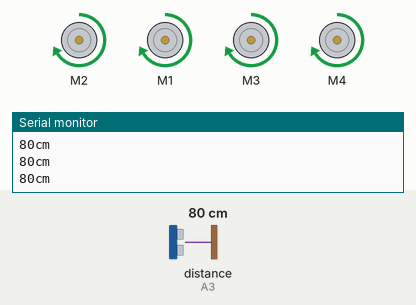
A sketch run on a simulated Arduino Uno, built with avr-gcc and run on an emulated ATmega328P. Parts: 4 × DC motor (green arrow = forward, orange = backward, longer = faster), the last lines printed to the serial monitor. Wiring (inferred from the names in the program): ultrasonic range finder: trigger A2; echo A3. The test bench sets the inputs (shaded band); at power-on: distance to the obstacle (sensor on A3) 80 cm. The echo pulse lasts 58.3 µs per cm.

Above: at 2.2 s.
2.3 s: distance to the obstacle (sensor on A3) set to 39 cm
3.8 s: distance to the obstacle (sensor on A3) set to 33 cm
At 4.5 s:
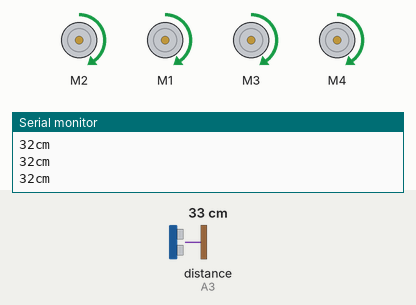
5.4 s: distance to the obstacle (sensor on A3) set to 14 cm
6.9 s: distance to the obstacle (sensor on A3) set to 11 cm
At 9.8 s:
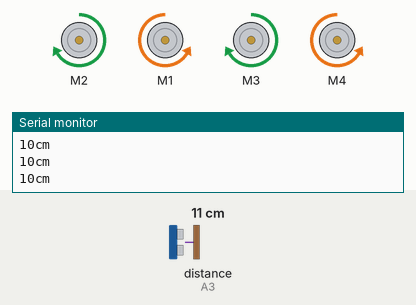
9.9 s: distance to the obstacle (sensor on A3) set to 18 cm
At 11.2 s:
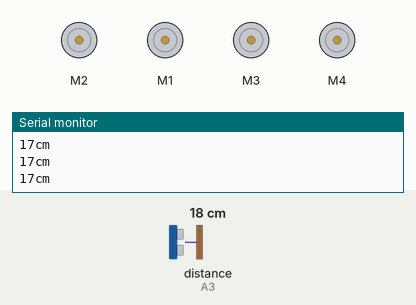
12.1 s: distance to the obstacle (sensor on A3) set to 2 cm
At 13.6 s:
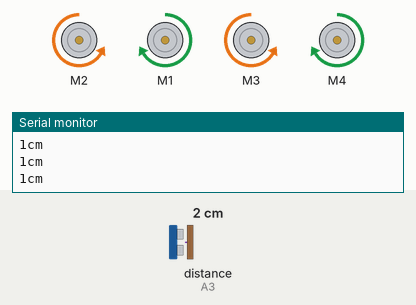
Timing chart, 0 to 16.1 s (numbered marks = the images above; inputs shaded):
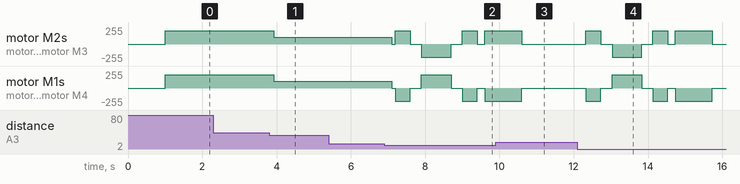

Measured:
- the behaviour switches between 36 and 35 cm on distance to the obstacle (sensor on A3) (found by bisection; images 0 and 1)
- the behaviour switches between 13 and 12 cm on distance to the obstacle (sensor on A3) (found by bisection; images 1 and 2)
- after the input at 3.8 s, motor M2, motor M1, motor M3, motor M4: forward 200/255 → forward 100/255 after 0.13 s
- after the input at 9.9 s, motor M2, motor M1, motor M3, motor M4: goes on until 10.6 s, then stays stopped
- after the input at 12.1 s, motor M2: stopped → forward 200/255 after 0.23 s, → stopped 0.40 s later, → backward 200/255 0.30 s later, → stopped 0.80 s later, … (8 changes in this stretch); motor M1: stopped → backward 200/255 after 0.23 s, → stopped 0.40 s later, → forward 200/255 0.30 s later, → stopped 0.80 s later, … (8 changes in this stretch)

The sketch:

obstacle_avoider.ino
```cpp
#include <AFMotor.h>

AF_DCMotor motorRearLeft(1, MOTOR12_1KHZ);
AF_DCMotor motorRearRight(2, MOTOR12_1KHZ);
AF_DCMotor motorFrontRight(3, MOTOR34_1KHZ);
AF_DCMotor motorFrontLeft(4, MOTOR34_1KHZ);

const int pingPin = A2; // Trigger Pin of Ultrasonic Sensor
const int echoPin = A3; // Echo Pin of Ultrasonic Sensor

//prototypes
long microsecondsToCentimeters(long microseconds);
void singleDrive(int cartSpeed);
int check();
void stopCart();
void turnLeft(int imer);
void turnRight(int timer);
void reverse(int cartSpeed);

void setup() {
  Serial.begin(9600);
  Serial.println("<Arduino is ready.>");
  delay(1000);
  singleDrive(200);
  }

void loop() {
  long impact_distance;
  int  clearDirection;
  impact_distance = distanceScan();

  if(impact_distance>35){
    singleDrive(200);
    }
  else if(impact_distance<35 && impact_distance>20){
    singleDrive(100);
    }
  else if(impact_distance<20 && impact_distance>112){
    singleDrive(50);
  }
  else if(impact_distance<12){
      clearDirection = check();
        switch(clearDirection){
          case(-100):
          turnLeft(400);
          break;
          case(0):
          reverse(150);
          turnLeft(1000);
          break;
          case(100):
          turnRight(400);
          break;
        }
  }
}


////////////////////////////////
//functions

long microsecondsToCentimeters(long microseconds) {
   return microseconds / 29 / 2;
}
void singleDrive(int cartSpeed){ // This function stops the car from what it is doing and drives all wheels at the same speed.
    stopCart();
    motorRearRight.setSpeed(cartSpeed);
    motorRearLeft.setSpeed(cartSpeed);
    motorFrontRight.setSpeed(cartSpeed);
    motorFrontLeft.setSpeed(cartSpeed);
    motorRearRight.run(FORWARD);
    motorRearLeft.run(FORWARD);
    motorFrontRight.run(FORWARD);
    motorFrontLeft.run(FORWARD);
  }

int check(){ // This function checks for obstacles when not driving
  long cmLeft, cmRight, cmForward;
  int delayDirection;

    stopCart();
    cmForward = distanceScan(); //Look Forward
    turnLeft(400); // Look left
    cmLeft = distanceScan();
    turnRight(800); // Look right
    cmRight = distanceScan();
    turnLeft(400); // This should return to original heading.
    stopCart();

    if(cmForward>cmLeft && cmForward>cmRight)
      return 0;
    else if(cmLeft>cmForward && cmLeft>cmRight)
      return -100;
    else if(cmRight>cmLeft && cmRight>cmForward)
      return 100;

  }

long distanceScan(){ //Scans distance to object
   long duration, cm;
   pinMode(pingPin, OUTPUT);
   digitalWrite(pingPin, LOW);
   delayMicroseconds(2);
   digitalWrite(pingPin, HIGH);
   delayMicroseconds(10);
   digitalWrite(pingPin, LOW);
   pinMode(echoPin, INPUT);
   duration = pulseIn(echoPin, HIGH);
   cm = microsecondsToCentimeters(duration);
   Serial.print(cm);
   Serial.print("cm");
   Serial.println();
   delay(100);
return cm;
  }

void stopCart(){
    motorRearRight.run(RELEASE);
    motorRearLeft.run(RELEASE);
    motorFrontRight.run(RELEASE);
    motorFrontLeft.run(RELEASE);
  }

void turnLeft(int timer){
    stopCart();
    motorRearRight.setSpeed(200);
    motorRearLeft.setSpeed(200);
    motorFrontRight.setSpeed(200);
    motorFrontLeft.setSpeed(200);
    motorRearRight.run(FORWARD);
    motorRearLeft.run(BACKWARD);
    motorFrontRight.run(FORWARD);
    motorFrontLeft.run(BACKWARD);
    delay(timer);
    stopCart();
    delay(200);
  }

void turnRight(int timer){
    stopCart();
    motorRearRight.setSpeed(200);
    motorRearLeft.setSpeed(200);
    motorFrontRight.setSpeed(200);
    motorFrontLeft.setSpeed(200);
    motorRearRight.run(BACKWARD);
    motorRearLeft.run(FORWARD);
    motorFrontRight.run(BACKWARD);
    motorFrontLeft.run(FORWARD);
    delay(timer);
    stopCart();
    delay(200);
  }

void reverse(int cartSpeed){
    stopCart();
    motorRearRight.setSpeed(cartSpeed);
    motorRearLeft.setSpeed(cartSpeed);
    motorFrontRight.setSpeed(cartSpeed);
    motorFrontLeft.setSpeed(cartSpeed);
    motorRearRight.run(BACKWARD);
    motorRearLeft.run(BACKWARD);
    motorFrontRight.run(BACKWARD);
    motorFrontLeft.run(BACKWARD);
}
```
